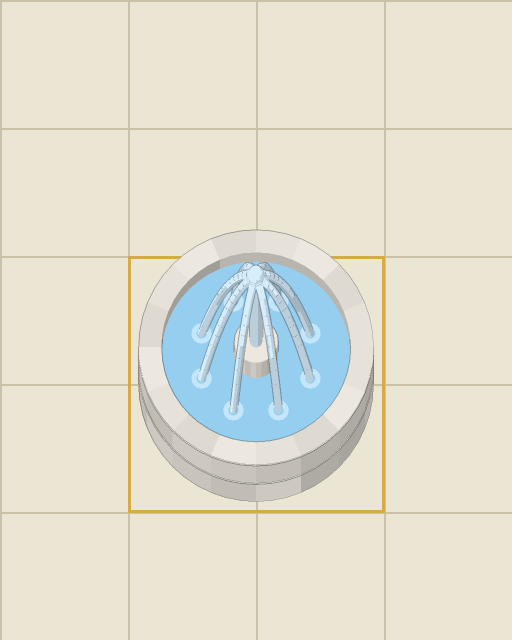
#> input picture tools/art/fountain/fountain_full.png, 512 x 640 px
$ python icons32.py ../fountain/image.png ../fountain/fountain_full.png ../fountain/fountain_full.png
#> lines starting #> are read from the running program, lines starting #| are printed output that depends on the picture
### tools/art/pixdown.py
#!/usr/bin/env python3
"""もらった絵（透過PNG・1まいに何こか）を、ドット絵のチップの大きさに ちぢめる（どの絵にも使える）。
縮小は、セルごとの色の平均（不透明な所だけ。2つの色にまたがるセルは多いほうの平均。透過は半分より多いか）。
そのあと、中の細い線を1ドットにのこし（lines）、外の輪郭を1ドットにそろえる（outline）。こわれた形は設定の FIX でなおす。

使い方：
  python3 tools/art/pixdown.py <絵.png> <出力フォルダ> [--box x0,y0,x1,y1 ...] [--w 118 | --h 60 | --sc 0.13] [--name a,b] [--lines 16,.2]
      --box がなければ、透過でわかれた物を自動でさがす（大きい順ではなく、左上から）。
  python3 tools/art/pixdown.py --config <設定.py> <出力フォルダ>
      設定.py：SRC（絵のパス）、OBJS={id:{'box':(x0,y0,x1,y1),'w':118 または 'h' または 'sc', 'lines':(th,fr)}}、FIX={id:関数(o)}。
出力：<id>.png（チップの大きさ）と、<id>_cmp.png（もとの絵と、できた絵の8倍を、ならべた見くらべ用）"""
import sys, os, argparse, importlib.util
import numpy as np
from PIL import Image

def major(p):
    """セルの色の平均。2つの色の所がまたがるときは、多いほうだけの平均（さかい目でにじまない）"""
    if len(p) < 4: return p.mean(0)
    l = p @ (.3, .59, .11); c0, c1 = p[l.argmin()], p[l.argmax()]
    for _ in range(6):
        k = ((p - c0) ** 2).sum(1) > ((p - c1) ** 2).sum(1)
        if k.all() or (~k).all(): return p.mean(0)
        c0, c1 = p[~k].mean(0), p[k].mean(0)
    if ((c0 - c1) ** 2).sum() < 900: return p.mean(0)
    return c1 if k.sum() * 2 > len(p) else c0

def grid(W, H, w, h): return np.linspace(0, W, w + 1), np.linspace(0, H, h + 1)

def shrink(b, w, h):
    H, W = b.shape[:2]; out = np.zeros((h, w, 4)); xs, ys = grid(W, H, w, h)
    for j in range(h):
        for i in range(w):
            c = b[int(ys[j]):max(int(ys[j]) + 1, int(ys[j + 1])), int(xs[i]):max(int(xs[i]) + 1, int(xs[i + 1]))].reshape(-1, 4)
            a = c[:, 3] / 255
            if a.mean() < .5: continue
            out[j, i, :3] = major(c[a > .5, :3]); out[j, i, 3] = 255
    return out

def lines(o, b, th=16, fr=.2):
    """中の線：もらった絵で、まわりより th こい細い線がセルに fr より多くあれば、線の色の1ドット（尾根だけのこして細める）"""
    from scipy.ndimage import gaussian_filter
    H, W = b.shape[:2]; L = b[..., :3] @ (.3, .59, .11); m0 = b[..., 3] > 128
    ln = m0 & (L < gaussian_filter(np.where(m0, L, L[m0].mean()), 5) - th)
    h, w = o.shape[:2]; xs, ys = grid(W, H, w, h)
    F = np.zeros((h, w)); col = np.zeros((h, w, 3))
    for y in range(h):
        for x in range(w):
            if o[y, x, 3] == 0: continue
            sl = (slice(int(ys[y]), int(ys[y + 1])), slice(int(xs[x]), int(xs[x + 1]))); c = ln[sl]
            if c.size and c.any(): F[y, x] = c.mean(); col[y, x] = b[sl][..., :3][c].mean(0)
    P = np.pad(F, 1)
    sk = (F >= fr) & (((F >= P[1:-1, :-2]) & (F > P[1:-1, 2:])) | ((F >= P[:-2, 1:-1]) & (F > P[2:, 1:-1])))
    r = o.copy(); r[sk, :3] = col[sk]; return r

def outline(o, b):
    """外の輪郭：透明ととなりあうドットを、もらった絵の輪郭の所（透明から4ドット以内）の色にする"""
    from scipy.ndimage import binary_erosion
    H, W = b.shape[:2]; m0 = b[..., 3] > 128; rim = m0 & ~binary_erosion(m0, iterations=4)
    m = o[..., 3] > 0; h, w = m.shape; r = o.copy(); xs, ys = grid(W, H, w, h)
    for y in range(h):
        for x in range(w):
            if not m[y, x]: continue
            if all(0 <= y + dy < h and 0 <= x + dx < w and m[y + dy, x + dx] for dx, dy in ((1, 0), (-1, 0), (0, 1), (0, -1))): continue
            y0, x0 = max(0, int(ys[y]) - 2), max(0, int(xs[x]) - 2); y1, x1 = int(ys[y + 1]) + 2, int(xs[x + 1]) + 2
            sel = rim[y0:y1, x0:x1]
            if sel.any(): r[y, x, :3] = b[y0:y1, x0:x1, :3][sel].mean(0)
    return r

# [7 lines left out: function autoboxes, not called in this run]

def make(src, box, w=None, h=None, sc=None, ln=None, fix=None):
    b = np.asarray(src.crop(box)).astype(float); H, W = b.shape[:2]
    if w: sc = w / W
    elif h: sc = h / H
    ow, oh = max(1, round(W * sc)), max(1, round(H * sc))
    o = shrink(b, ow, oh)
    if ln is not False: o = lines(o, b, *(ln or ()))
    o = outline(o, b)
    if fix: fix(o)
    im = Image.fromarray(o.round().astype(np.uint8), 'RGBA'); return im.crop(im.getbbox())

# [15 lines left out: functions compare, run_objs, not called in this run]

def load_config(p):
    sp = importlib.util.spec_from_file_location('artcfg', p); m = importlib.util.module_from_spec(sp); sp.loader.exec_module(m); return m

# [14 lines that do not run on import are left out]

### tools/art/icons32/hand.py
"""icons32 で、ちぢめるとくずれた物を、手で描いたドット（32×32）でおきかえる。
HAND = {名前: (色の表, 32行の字)}。'.' は透明。"""

POUCH = ({
    'O': (176, 150, 120), 'h': (250, 244, 232), 'c': (240, 228, 206), 's': (222, 204, 176), 'S': (200, 180, 150),
    'R': (150, 72, 60), 'r': (206, 104, 88), 'p': (232, 146, 128),
    't': (214, 136, 112), 'T': (190, 112, 92),
    'Y': (190, 150, 50), 'y': (246, 212, 90), 'g': (252, 236, 150), 'G': (226, 182, 64),
}, [
    '................................',
    '................................',
    '............OO.OO.OO............',
    '..........OOhhOhcOhhOO..........',
    '.........OhhcchcchcccO..........',
    '.........OcccccccccssO..........',
    '..........OscsccsscsO...........',
    '...........OSssssSSO............',
    '..........RRRRRRRRRRRR..........',
    '..........RpprrrrrrrrR..........',
    '..........RRRRRRRRRRRR..........',
    '.......RrRhcccccccccccRrR.......',
    '......RrRhhccccccccccccRrR......',
    '.....RrRhhcccccccccccccsRrR.....',
    '....RRRRhcccttttcccccccsRRRR....',
    '...ORpprhcctttttccccccYsRpprO...',
    '...ORRRRhccTTTTTcccccYYYRRRRO...',
    '...OhhcccccccccccccccYgyYssSO...',
    '...OhhcccccctttTccccYggyyYsSO...',
    '...OhhccccctttttTcccYgyyGYsSO...',
    '...OhhccccctttttTcccYyyyGYsSO...',
    '...OhhccccttttttTTccYyyGGYsSO...',
    '...OhhccccttttttTTcccYyGYcsSO...',
    '...OhhcccttttttttTTcccYYccsSO...',
    '...OhhcccttttttttTTcccccccsSO...',
    '...OhhccTTTTTTTTTTTTccccccsSO...',
    '....OhcccccccccccccccccccsSO....',
    '....OccccccccccccccccccssSSO....',
    '.....OsccccccccccccccssSSSO.....',
    '......OSssssssssssssSSSSSO......',
    '........OOOOOOOOOOOOOOOO........',
    '................................',
])

MEDAL_IRON = ({
    'O': (98, 92, 94), 'd': (122, 116, 118), 'm': (146, 140, 142), 'l': (172, 166, 168), 'h': (200, 194, 196),
    'e': (188, 183, 185), 's': (118, 112, 114),
    'R': (150, 64, 56), 'r': (204, 88, 78), 'p': (232, 136, 126), 'w': (246, 190, 182),
}, [
    '.............RRRRRR.............',
    '............RpwwpprR............',
    '...........RpwRRRRrrR...........',
    '...........RprR..RrrR...........',
    '...........RprR..RrrR...........',
    '...........RprR..RrrR...........',
    '...........RrrrRRrrrR...........',
    '............RrrrrrrR............',
    '............RprrrrrR............',
    '............RRrrrrRR............',
    '............OOORROOO............',
    '..........OOllRrrRllOO..........',
    '.........OlhlmRRRRmlldO.........',
    '........OlhmmmmmmmmmmldO........',
    '.......OlhmmmeemeeemmmldO.......',
    '......OlhmmeeeeeeeeemmmldO......',
    '......OlmmmseeeeeeesmmmmdO......',
    '.....OlmmmmmmmsssessmmmmmdO.....',
    '.....OlmmmmmmmmeeesmmmmmmdO.....',
    '.....OlmmmmmmmeeeeesmmmmmdO.....',
    '.....OlmmmmmmeeeeeeesmmmmdO.....',
    '.....OlmmmmmeeeeeeeeesmmmdO.....',
    '.....OlmmmmeeeeeeeeeeesmmdO.....',
    '.....OlmmmeeeeeeeeeeeeesmdO.....',
    '.....OlmmsssssssssssssssmdO.....',
    '......OlmmmmmmmmmmmmmmmddO......',
    '......OmmmmmmmmmmmmmmmdddO......',
    '.......OdmmmmmmmmmmmmdddO.......',
    '........OddmmmmmmmmmdddO........',
    '.........OdddmmmmmddddO.........',
    '..........OOddddddddOO..........',
    '............OOOOOOOO............',
])

HAND = {'pouch': POUCH, 'medal_iron': MEDAL_IRON}


def draw(pal, rows):
    from PIL import Image
    assert len(rows) == 32, len(rows)
    im = Image.new('RGBA', (32, 32))
    for y, r in enumerate(rows):
        assert len(r) == 32, (y, len(r), r)
        for x, ch in enumerate(r):
            if ch != '.': im.putpixel((x, y), pal[ch] + (255,))
    return im

### tools/art/icons32/icons32.py
#!/usr/bin/env python3
"""もらった白背景のアイコンのシート（3まい）を、1こずつ 32×32 のドット絵にする。
白い背景は、ふちからつながる白だけを透明にする。ちぢめるのは pixdown（セルの多いほうの色・中の線・外の輪郭）、そのまわりに1ドットの輪郭（となりの色を少し暗く）。さいごに1こ NCOL 色まで（quant：メディアンカット＋k-means、ディザなし）。くずれる物は hand.py の手で描いたドットにおきかえる。
使い方：python3 tools/art/icons32/icons32.py <出力フォルダ> <シート1> <シート2> <シート3>
      python3 tools/art/icons32/icons32.py --auto <名前のはじめ> <出力フォルダ> <シート...>（ならびを自動でさがす）"""
import sys, os
import numpy as np
from PIL import Image
from scipy.ndimage import label, binary_dilation, binary_erosion, find_objects
sys.path.insert(0, os.path.join(os.path.dirname(__file__), '..'))
import pixdown as pd
sys.path.insert(0, os.path.join(os.path.dirname(__file__), '..', '..'))
sys.path.insert(0, os.path.dirname(__file__))
import hand

SHEETS = [  # (列, 行, 名前)
 (4, 4, 'bell_copper medal_iron necklace hairpin_flower crystal_pink pouch bell_leaf flute '
        'ring_copper bracelet drop_purple pin_flower medal_gold feather scythe watering_can'),
 (5, 3, 'shears pickaxe_copper pickaxe_iron pickaxe_silver hammer shovel pot ore_hook torch_heart bucket '
        'ladle bottle basket feather_silver scarf'),
 (4, 4, 'acorn egg milk cotton flour dango sandwich milkshake berry_milk pancake map_piece treasure_map '
        'lucky_bag letter ingot ore'),
]
N, IN = 32, 30  # できあがりの大きさ・中身の長い辺（まわり1ドットあけ）
NCOL = 16  # 1この色の数（輪郭もふくめる）

def cutout(im):
    a = np.asarray(im.convert('RGB')).astype(int)
    white = (a.min(2) > 236) & (a.max(2) - a.min(2) < 14)
#> white: shape (640, 512) bool; every value is 0
    lab, _ = label(white); edge = set(np.unique(np.r_[lab[0], lab[-1], lab[:, 0], lab[:, -1]])) - {0}
#> after `lab, _ = label(white)`: lab: shape (640, 512) int32; every value is 0
#> after `edge = set(np.unique(np.r_[lab[0], lab[-1], lab[:, 0], lab[:, -1]])) -`: edge = 0 items
    bg = np.isin(lab, list(edge))
    # かこまれた白（輪の中・取っ手の中）：背景と同じ、むらのない白だけ
    for i in set(range(1, lab.max() + 1)) - edge:
        r = lab == i
        if r.sum() > 150 and a[r].std() < 2.5 and a[r].mean() > 250 and binary_erosion(r, iterations=3).sum() > 40: bg |= r   # 細い光の線はのこす
#> this loop made 0 passes
    rgba = np.dstack([a, np.where(bg, 0, 255)]).astype(np.uint8)
#> rgba is the input picture: shape (640, 512, 4); mean R, G, B, A 226.2, 224.8, 209.5, 255
    return Image.fromarray(rgba, 'RGBA')

def quant(im, n=None):
    """n 色まで：メディアンカットで えらび、k-means（数でおもみ）でならす。はなれた色を むりにのこさない
    （chips の cap_colors は、はなれた色をのこすかわりに、広い所の色（白いうつわのかげ）をくずした）"""
    n = n or NCOL; a = np.asarray(im).copy(); m = a[..., 3] > 0
    px = a[..., :3][m]; U, inv, cnt = np.unique(px, axis=0, return_inverse=True, return_counts=True)
    if len(U) <= n: return im
    P = np.unique(np.asarray(Image.fromarray(px.reshape(1, -1, 3)).quantize(n, method=Image.Quantize.MEDIANCUT, dither=Image.Dither.NONE).convert('RGB')).reshape(-1, 3), axis=0).astype(float)
    X = U.astype(float); w = cnt.astype(float)
    for _ in range(30):
        l = ((X[:, None] - P[None]) ** 2).sum(2).argmin(1)
        for j in range(len(P)):
            k = l == j
            if k.any(): P[j] = (X[k] * w[k, None]).sum(0) / w[k].sum()
    l = ((X[:, None] - P[None]) ** 2).sum(2).argmin(1)
    a[..., :3][m] = np.round(P[l][inv.ravel()]).astype(np.uint8)
    return Image.fromarray(a, 'RGBA')

def rim(c, k=.72):
    """外がわに1ドットの輪郭：となりの色を少し暗くした色（黒にしない）。輪の中のあなにも"""
    a = np.asarray(c).astype(float); m = a[..., 3] > 0; h, w = m.shape; o = a.copy()
    for y in range(h):
        for x in range(w):
            if m[y, x]: continue
            nb = [a[y + dy, x + dx, :3] for dx, dy in ((1, 0), (-1, 0), (0, 1), (0, -1))
                  if 0 <= y + dy < h and 0 <= x + dx < w and m[y + dy, x + dx]]
            if nb: o[y, x, :3] = np.mean(nb, 0) * k; o[y, x, 3] = 255
    return Image.fromarray(o.round().astype(np.uint8), 'RGBA')

# [58 lines left out: functions one, auto, sheet, not called in this run]

def main(dst, paths):
    os.makedirs(dst, exist_ok=True); allims = []
    for (cols, rows, names), p in zip(SHEETS, paths):
        src = cutout(Image.open(p)); W, H = src.size; names = names.split()
#> after `W, H = src.size`: W = 512; H = 640
        m = np.asarray(src)[..., 3] > 0
#> m: shape (640, 512) bool; every value is 1
        for k, nm in enumerate(names):
            cx, cy = k % cols, k // cols
            x0, x1, y0, y1 = W * cx // cols, W * (cx + 1) // cols, H * cy // rows, H * (cy + 1) // rows
            sub = m[y0:y1, x0:x1]; lab, n = label(binary_dilation(sub, iterations=8))
            sizes = [(lab == i).sum() for i in range(1, n + 1)]
            keep = np.zeros_like(sub)
            for i, s in enumerate(sizes):
                if s >= max(sizes) * .05: keep |= (lab == i + 1)
            ys, xs = np.where(keep & sub)
            box = (x0 + xs.min(), y0 + ys.min(), x0 + xs.max() + 1, y0 + ys.max() + 1)
            bw, bh = box[2] - box[0], box[3] - box[1]
            sc = IN / max(bw, bh)
            o = pd.make(src, box, sc=sc)
            c = Image.new('RGBA', (N, N)); c.alpha_composite(o, ((N - o.width) // 2, N - 1 - o.height if bh > bw else (N - o.height) // 2))
            c = hand.draw(*hand.HAND[nm]) if nm in hand.HAND else quant(rim(c)); c.save(os.path.join(dst, nm + '.png')); allims.append((nm, c)); print(nm, o.size)
#> this loop made 16 passes
#> box on passes 1 to 12: (0, 0, 128, 160), (128, 0, 256, 160), (256, 0, 384, 160), (384, 0, 512, 160), (0, 160, 128, 320), (128, 160, 256, 320), (256, 160, 384, 320), (384, 160, 512, 320), (0, 320, 128, 480), (128, 320, 256, 480), (256, 320, 384, 480), (384, 320, 512, 480)
#| bell_copper (24, 30)
#| medal_iron (24, 30)
#| necklace (24, 30)
#| hairpin_flower (24, 30)
#| crystal_pink (24, 30)
#| pouch (24, 30)
#| bell_leaf (24, 30)
#| flute (24, 30)
#> (further printed lines are left out)
#> pass 1, in make, `b = np.asarray(src.crop(box)).astype(float)`:
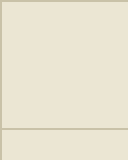
#> b: shape (160, 128, 4) float64; mean R, G, B, A 233.6, 228.6, 209.3, 255
#> pass 1, in make, `o = shrink(b, ow, oh)`:
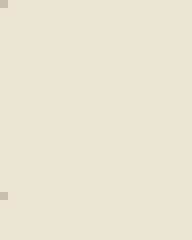
#> o: shape (30, 24, 4) float64 (shown 8 times larger); mean R, G, B, A 234.9, 229.9, 210.9, 255
#> after the loop:
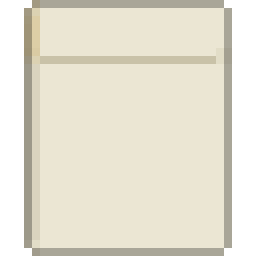
#> c: PIL image 32x32 RGBA (shown 8 times larger); mean R, G, B, A 181.5, 177.4, 162.1, 206.2; transparent parts drawn white
#> after the loop:
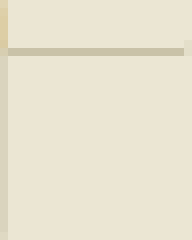
#> o: PIL image 24x30 RGBA (shown 8 times larger); mean R, G, B, A 233.3, 228.1, 208.6, 255
#> after the loop, allims = 16 items
    # 一覧（8倍）
    k = 8; cols = 8; rows = (len(allims) + cols - 1) // cols
    sh = Image.new('RGBA', (cols * (N * k + 8) + 8, rows * (N * k + 8) + 8), (236, 236, 236, 255))
    for i, (nm, c) in enumerate(allims):
        sh.alpha_composite(c.resize((N * k, N * k), Image.NEAREST), (8 + (i % cols) * (N * k + 8), 8 + (i // cols) * (N * k + 8)))
#> this loop made 31 passes
#> nm on passes 1 to 12: 'bell_copper', 'medal_iron', 'necklace', 'hairpin_flower', 'crystal_pink', 'pouch', 'bell_leaf', 'flute', 'ring_copper', 'bracelet', 'drop_purple', 'pin_flower'
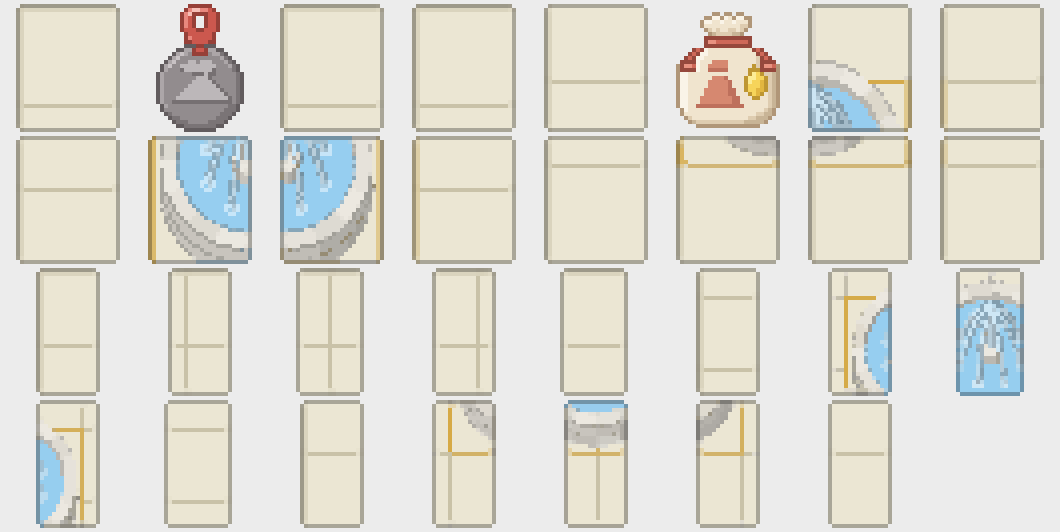
#> sh: PIL image 2120x1064 RGBA (shown at 1/2 size); mean R, G, B, A 223.1, 221.4, 212.5, 255
    sh.save(os.path.join(dst, '_sheet.png'))

if __name__ == '__main__':
    if sys.argv[1] == '--auto': auto(sys.argv[3], sys.argv[2], sys.argv[4:])   # --auto <名前のはじめ> <出力> <シート...>
    else: main(sys.argv[1], sys.argv[2:5])
